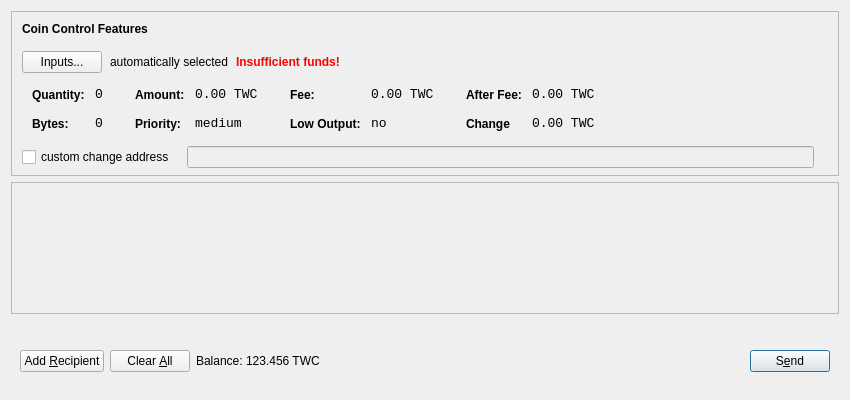
<?xml version="1.0" encoding="UTF-8"?>
<ui version="4.0">
 <class>SendCoinsDialog</class>
 <widget class="QDialog" name="SendCoinsDialog">
  <property name="geometry">
   <rect>
    <x>0</x>
    <y>0</y>
    <width>850</width>
    <height>400</height>
   </rect>
  </property>
  <property name="windowTitle">
   <string>Send Coins</string>
  </property>
  <layout class="QVBoxLayout" name="verticalLayout" stretch="0,1,0">
   <property name="bottomMargin">
    <number>8</number>
   </property>
   <item>
    <widget class="QFrame" name="frameCoinControl">
     <property name="sizePolicy">
      <sizepolicy hsizetype="Expanding" vsizetype="Expanding">
       <horstretch>0</horstretch>
       <verstretch>0</verstretch>
      </sizepolicy>
     </property>
     <property name="maximumSize">
      <size>
       <width>16777215</width>
       <height>16777215</height>
      </size>
     </property>
     <property name="frameShape">
      <enum>QFrame::StyledPanel</enum>
     </property>
     <property name="frameShadow">
      <enum>QFrame::Sunken</enum>
     </property>
     <layout class="QVBoxLayout" name="verticalLayoutCoinControl2">
      <property name="spacing">
       <number>6</number>
      </property>
      <property name="leftMargin">
       <number>0</number>
      </property>
      <property name="topMargin">
       <number>0</number>
      </property>
      <property name="rightMargin">
       <number>0</number>
      </property>
      <property name="bottomMargin">
       <number>6</number>
      </property>
      <item>
       <layout class="QVBoxLayout" name="verticalLayoutCoinControl" stretch="0,0,0,0,1">
        <property name="spacing">
         <number>0</number>
        </property>
        <property name="leftMargin">
         <number>10</number>
        </property>
        <property name="topMargin">
         <number>10</number>
        </property>
        <item>
         <layout class="QHBoxLayout" name="horizontalLayoutCoinControl1">
          <property name="bottomMargin">
           <number>15</number>
          </property>
          <item>
           <widget class="QLabel" name="labelCoinControlFeatures">
            <property name="sizePolicy">
             <sizepolicy hsizetype="Preferred" vsizetype="Maximum">
              <horstretch>0</horstretch>
              <verstretch>0</verstretch>
             </sizepolicy>
            </property>
            <property name="font">
             <font>
              <weight>75</weight>
              <bold>true</bold>
             </font>
            </property>
            <property name="styleSheet">
             <string notr="true">font-weight:bold;</string>
            </property>
            <property name="text">
             <string>Coin Control Features</string>
            </property>
           </widget>
          </item>
         </layout>
        </item>
        <item>
         <layout class="QHBoxLayout" name="horizontalLayoutCoinControl2" stretch="0,0,0,0">
          <property name="spacing">
           <number>8</number>
          </property>
          <property name="bottomMargin">
           <number>10</number>
          </property>
          <item>
           <widget class="QPushButton" name="pushButtonCoinControl">
            <property name="styleSheet">
             <string notr="true"/>
            </property>
            <property name="text">
             <string>Inputs...</string>
            </property>
           </widget>
          </item>
          <item>
           <widget class="QLabel" name="labelCoinControlAutomaticallySelected">
            <property name="text">
             <string>automatically selected</string>
            </property>
            <property name="margin">
             <number>5</number>
            </property>
           </widget>
          </item>
          <item>
           <widget class="QLabel" name="labelCoinControlInsuffFunds">
            <property name="font">
             <font>
              <weight>75</weight>
              <bold>true</bold>
             </font>
            </property>
            <property name="styleSheet">
             <string notr="true">color:red;font-weight:bold;</string>
            </property>
            <property name="text">
             <string>Insufficient funds!</string>
            </property>
            <property name="margin">
             <number>5</number>
            </property>
           </widget>
          </item>
          <item>
           <spacer name="horizontalSpacerCoinControl">
            <property name="orientation">
             <enum>Qt::Horizontal</enum>
            </property>
            <property name="sizeHint" stdset="0">
             <size>
              <width>40</width>
              <height>1</height>
             </size>
            </property>
           </spacer>
          </item>
         </layout>
        </item>
        <item>
         <widget class="QWidget" name="widgetCoinControl" native="true">
          <property name="sizePolicy">
           <sizepolicy hsizetype="Preferred" vsizetype="Preferred">
            <horstretch>0</horstretch>
            <verstretch>0</verstretch>
           </sizepolicy>
          </property>
          <property name="minimumSize">
           <size>
            <width>0</width>
            <height>0</height>
           </size>
          </property>
          <property name="styleSheet">
           <string notr="true"/>
          </property>
          <layout class="QHBoxLayout" name="horizontalLayoutCoinControl5">
           <property name="leftMargin">
            <number>0</number>
           </property>
           <property name="topMargin">
            <number>0</number>
           </property>
           <property name="rightMargin">
            <number>0</number>
           </property>
           <property name="bottomMargin">
            <number>0</number>
           </property>
           <item>
            <layout class="QHBoxLayout" name="horizontalLayoutCoinControl3" stretch="0,0,0,1">
             <property name="spacing">
              <number>20</number>
             </property>
             <property name="topMargin">
              <number>0</number>
             </property>
             <property name="bottomMargin">
              <number>10</number>
             </property>
             <item>
              <layout class="QFormLayout" name="formLayoutCoinControl1">
               <property name="horizontalSpacing">
                <number>10</number>
               </property>
               <property name="verticalSpacing">
                <number>14</number>
               </property>
               <property name="leftMargin">
                <number>10</number>
               </property>
               <property name="topMargin">
                <number>4</number>
               </property>
               <property name="rightMargin">
                <number>6</number>
               </property>
               <item row="0" column="0">
                <widget class="QLabel" name="labelCoinControlQuantityText">
                 <property name="styleSheet">
                  <string notr="true">font-weight:bold;</string>
                 </property>
                 <property name="text">
                  <string>Quantity:</string>
                 </property>
                 <property name="margin">
                  <number>0</number>
                 </property>
                </widget>
               </item>
               <item row="0" column="1">
                <widget class="QLabel" name="labelCoinControlQuantity">
                 <property name="font">
                  <font>
                   <family>Monospace</family>
                   <pointsize>10</pointsize>
                  </font>
                 </property>
                 <property name="cursor">
                  <cursorShape>IBeamCursor</cursorShape>
                 </property>
                 <property name="contextMenuPolicy">
                  <enum>Qt::ActionsContextMenu</enum>
                 </property>
                 <property name="text">
                  <string>0</string>
                 </property>
                 <property name="margin">
                  <number>0</number>
                 </property>
                 <property name="textInteractionFlags">
                  <set>Qt::LinksAccessibleByMouse|Qt::TextSelectableByKeyboard|Qt::TextSelectableByMouse</set>
                 </property>
                </widget>
               </item>
               <item row="1" column="0">
                <widget class="QLabel" name="labelCoinControlBytesText">
                 <property name="styleSheet">
                  <string notr="true">font-weight:bold;</string>
                 </property>
                 <property name="text">
                  <string>Bytes:</string>
                 </property>
                </widget>
               </item>
               <item row="1" column="1">
                <widget class="QLabel" name="labelCoinControlBytes">
                 <property name="font">
                  <font>
                   <family>Monospace</family>
                   <pointsize>10</pointsize>
                  </font>
                 </property>
                 <property name="cursor">
                  <cursorShape>IBeamCursor</cursorShape>
                 </property>
                 <property name="contextMenuPolicy">
                  <enum>Qt::ActionsContextMenu</enum>
                 </property>
                 <property name="text">
                  <string>0</string>
                 </property>
                 <property name="textInteractionFlags">
                  <set>Qt::LinksAccessibleByMouse|Qt::TextSelectableByKeyboard|Qt::TextSelectableByMouse</set>
                 </property>
                </widget>
               </item>
              </layout>
             </item>
             <item>
              <layout class="QFormLayout" name="formLayoutCoinControl2">
               <property name="horizontalSpacing">
                <number>10</number>
               </property>
               <property name="verticalSpacing">
                <number>14</number>
               </property>
               <property name="leftMargin">
                <number>6</number>
               </property>
               <property name="topMargin">
                <number>4</number>
               </property>
               <property name="rightMargin">
                <number>6</number>
               </property>
               <item row="0" column="0">
                <widget class="QLabel" name="labelCoinControlAmountText">
                 <property name="styleSheet">
                  <string notr="true">font-weight:bold;</string>
                 </property>
                 <property name="text">
                  <string>Amount:</string>
                 </property>
                 <property name="margin">
                  <number>0</number>
                 </property>
                </widget>
               </item>
               <item row="0" column="1">
                <widget class="QLabel" name="labelCoinControlAmount">
                 <property name="font">
                  <font>
                   <family>Monospace</family>
                   <pointsize>10</pointsize>
                  </font>
                 </property>
                 <property name="cursor">
                  <cursorShape>IBeamCursor</cursorShape>
                 </property>
                 <property name="contextMenuPolicy">
                  <enum>Qt::ActionsContextMenu</enum>
                 </property>
                 <property name="text">
                  <string>0.00 TWC</string>
                 </property>
                 <property name="textInteractionFlags">
                  <set>Qt::LinksAccessibleByMouse|Qt::TextSelectableByKeyboard|Qt::TextSelectableByMouse</set>
                 </property>
                </widget>
               </item>
               <item row="1" column="0">
                <widget class="QLabel" name="labelCoinControlPriorityText">
                 <property name="styleSheet">
                  <string notr="true">font-weight:bold;</string>
                 </property>
                 <property name="text">
                  <string>Priority:</string>
                 </property>
                </widget>
               </item>
               <item row="1" column="1">
                <widget class="QLabel" name="labelCoinControlPriority">
                 <property name="font">
                  <font>
                   <family>Monospace</family>
                   <pointsize>10</pointsize>
                  </font>
                 </property>
                 <property name="cursor">
                  <cursorShape>IBeamCursor</cursorShape>
                 </property>
                 <property name="contextMenuPolicy">
                  <enum>Qt::ActionsContextMenu</enum>
                 </property>
                 <property name="text">
                  <string>medium</string>
                 </property>
                 <property name="textInteractionFlags">
                  <set>Qt::LinksAccessibleByMouse|Qt::TextSelectableByKeyboard|Qt::TextSelectableByMouse</set>
                 </property>
                </widget>
               </item>
              </layout>
             </item>
             <item>
              <layout class="QFormLayout" name="formLayoutCoinControl3">
               <property name="horizontalSpacing">
                <number>10</number>
               </property>
               <property name="verticalSpacing">
                <number>14</number>
               </property>
               <property name="leftMargin">
                <number>6</number>
               </property>
               <property name="topMargin">
                <number>4</number>
               </property>
               <property name="rightMargin">
                <number>6</number>
               </property>
               <item row="0" column="0">
                <widget class="QLabel" name="labelCoinControlFeeText">
                 <property name="styleSheet">
                  <string notr="true">font-weight:bold;</string>
                 </property>
                 <property name="text">
                  <string>Fee:</string>
                 </property>
                 <property name="margin">
                  <number>0</number>
                 </property>
                </widget>
               </item>
               <item row="0" column="1">
                <widget class="QLabel" name="labelCoinControlFee">
                 <property name="font">
                  <font>
                   <family>Monospace</family>
                   <pointsize>10</pointsize>
                  </font>
                 </property>
                 <property name="cursor">
                  <cursorShape>IBeamCursor</cursorShape>
                 </property>
                 <property name="contextMenuPolicy">
                  <enum>Qt::ActionsContextMenu</enum>
                 </property>
                 <property name="text">
                  <string>0.00 TWC</string>
                 </property>
                 <property name="textInteractionFlags">
                  <set>Qt::LinksAccessibleByMouse|Qt::TextSelectableByKeyboard|Qt::TextSelectableByMouse</set>
                 </property>
                </widget>
               </item>
               <item row="1" column="0">
                <widget class="QLabel" name="labelCoinControlLowOutputText">
                 <property name="styleSheet">
                  <string notr="true">font-weight:bold;</string>
                 </property>
                 <property name="text">
                  <string>Low Output:</string>
                 </property>
                </widget>
               </item>
               <item row="1" column="1">
                <widget class="QLabel" name="labelCoinControlLowOutput">
                 <property name="font">
                  <font>
                   <family>Monospace</family>
                   <pointsize>10</pointsize>
                  </font>
                 </property>
                 <property name="cursor">
                  <cursorShape>IBeamCursor</cursorShape>
                 </property>
                 <property name="contextMenuPolicy">
                  <enum>Qt::ActionsContextMenu</enum>
                 </property>
                 <property name="text">
                  <string>no</string>
                 </property>
                 <property name="textInteractionFlags">
                  <set>Qt::LinksAccessibleByMouse|Qt::TextSelectableByKeyboard|Qt::TextSelectableByMouse</set>
                 </property>
                </widget>
               </item>
              </layout>
             </item>
             <item>
              <layout class="QFormLayout" name="formLayoutCoinControl4">
               <property name="horizontalSpacing">
                <number>10</number>
               </property>
               <property name="verticalSpacing">
                <number>14</number>
               </property>
               <property name="leftMargin">
                <number>6</number>
               </property>
               <property name="topMargin">
                <number>4</number>
               </property>
               <property name="rightMargin">
                <number>6</number>
               </property>
               <item row="0" column="0">
                <widget class="QLabel" name="labelCoinControlAfterFeeText">
                 <property name="styleSheet">
                  <string notr="true">font-weight:bold;</string>
                 </property>
                 <property name="text">
                  <string>After Fee:</string>
                 </property>
                 <property name="margin">
                  <number>0</number>
                 </property>
                </widget>
               </item>
               <item row="0" column="1">
                <widget class="QLabel" name="labelCoinControlAfterFee">
                 <property name="font">
                  <font>
                   <family>Monospace</family>
                   <pointsize>10</pointsize>
                  </font>
                 </property>
                 <property name="cursor">
                  <cursorShape>IBeamCursor</cursorShape>
                 </property>
                 <property name="contextMenuPolicy">
                  <enum>Qt::ActionsContextMenu</enum>
                 </property>
                 <property name="text">
                  <string>0.00 TWC</string>
                 </property>
                 <property name="textInteractionFlags">
                  <set>Qt::LinksAccessibleByMouse|Qt::TextSelectableByKeyboard|Qt::TextSelectableByMouse</set>
                 </property>
                </widget>
               </item>
               <item row="1" column="0">
                <widget class="QLabel" name="labelCoinControlChangeText">
                 <property name="styleSheet">
                  <string notr="true">font-weight:bold;</string>
                 </property>
                 <property name="text">
                  <string>Change</string>
                 </property>
                </widget>
               </item>
               <item row="1" column="1">
                <widget class="QLabel" name="labelCoinControlChange">
                 <property name="font">
                  <font>
                   <family>Monospace</family>
                   <pointsize>10</pointsize>
                  </font>
                 </property>
                 <property name="cursor">
                  <cursorShape>IBeamCursor</cursorShape>
                 </property>
                 <property name="contextMenuPolicy">
                  <enum>Qt::ActionsContextMenu</enum>
                 </property>
                 <property name="text">
                  <string>0.00 TWC</string>
                 </property>
                 <property name="textInteractionFlags">
                  <set>Qt::LinksAccessibleByMouse|Qt::TextSelectableByKeyboard|Qt::TextSelectableByMouse</set>
                 </property>
                </widget>
               </item>
              </layout>
             </item>
            </layout>
           </item>
          </layout>
         </widget>
        </item>
        <item>
         <layout class="QHBoxLayout" name="horizontalLayoutCoinControl4" stretch="0,0,0">
          <property name="spacing">
           <number>12</number>
          </property>
          <property name="sizeConstraint">
           <enum>QLayout::SetDefaultConstraint</enum>
          </property>
          <property name="topMargin">
           <number>5</number>
          </property>
          <property name="rightMargin">
           <number>5</number>
          </property>
          <item>
           <widget class="QCheckBox" name="checkBoxCoinControlChange">
            <property name="text">
             <string>custom change address</string>
            </property>
           </widget>
          </item>
          <item>
           <widget class="QLineEdit" name="lineEditCoinControlChange">
            <property name="enabled">
             <bool>false</bool>
            </property>
            <property name="sizePolicy">
             <sizepolicy hsizetype="Expanding" vsizetype="Fixed">
              <horstretch>0</horstretch>
              <verstretch>0</verstretch>
             </sizepolicy>
            </property>
           </widget>
          </item>
          <item>
           <widget class="QLabel" name="labelCoinControlChangeLabel">
            <property name="sizePolicy">
             <sizepolicy hsizetype="Preferred" vsizetype="Expanding">
              <horstretch>0</horstretch>
              <verstretch>0</verstretch>
             </sizepolicy>
            </property>
            <property name="minimumSize">
             <size>
              <width>0</width>
              <height>0</height>
             </size>
            </property>
            <property name="text">
             <string/>
            </property>
            <property name="margin">
             <number>3</number>
            </property>
           </widget>
          </item>
         </layout>
        </item>
        <item>
         <spacer name="verticalSpacerCoinControl">
          <property name="orientation">
           <enum>Qt::Vertical</enum>
          </property>
          <property name="sizeHint" stdset="0">
           <size>
            <width>800</width>
            <height>1</height>
           </size>
          </property>
         </spacer>
        </item>
       </layout>
      </item>
     </layout>
    </widget>
   </item>
   <item>
    <widget class="QScrollArea" name="scrollArea">
     <property name="widgetResizable">
      <bool>true</bool>
     </property>
     <widget class="QWidget" name="scrollAreaWidgetContents">
      <property name="geometry">
       <rect>
        <x>0</x>
        <y>0</y>
        <width>830</width>
        <height>104</height>
       </rect>
      </property>
      <layout class="QVBoxLayout" name="verticalLayout_2">
       <property name="leftMargin">
        <number>0</number>
       </property>
       <property name="topMargin">
        <number>0</number>
       </property>
       <property name="rightMargin">
        <number>0</number>
       </property>
       <property name="bottomMargin">
        <number>0</number>
       </property>
       <item>
        <layout class="QVBoxLayout" name="entries">
         <property name="spacing">
          <number>6</number>
         </property>
        </layout>
       </item>
       <item>
        <spacer name="verticalSpacer">
         <property name="orientation">
          <enum>Qt::Vertical</enum>
         </property>
         <property name="sizeHint" stdset="0">
          <size>
           <width>20</width>
           <height>40</height>
          </size>
         </property>
        </spacer>
       </item>
      </layout>
     </widget>
    </widget>
   </item>
   <item>
    <widget class="QWidget" name="buttonBar" native="true">
     <layout class="QHBoxLayout" name="horizontalLayout">
      <property name="leftMargin">
       <number>9</number>
      </property>
      <property name="topMargin">
       <number>30</number>
      </property>
      <property name="rightMargin">
       <number>9</number>
      </property>
      <property name="bottomMargin">
       <number>20</number>
      </property>
      <item>
       <widget class="QPushButton" name="addButton">
        <property name="maximumSize">
         <size>
          <width>136</width>
          <height>36</height>
         </size>
        </property>
        <property name="toolTip">
         <string>Send to multiple recipients at once</string>
        </property>
        <property name="text">
         <string>Add &amp;Recipient</string>
        </property>
        <property name="autoDefault">
         <bool>false</bool>
        </property>
       </widget>
      </item>
      <item>
       <widget class="QPushButton" name="clearButton">
        <property name="sizePolicy">
         <sizepolicy hsizetype="Minimum" vsizetype="Fixed">
          <horstretch>0</horstretch>
          <verstretch>0</verstretch>
         </sizepolicy>
        </property>
        <property name="maximumSize">
         <size>
          <width>100</width>
          <height>36</height>
         </size>
        </property>
        <property name="toolTip">
         <string>Remove all transaction fields</string>
        </property>
        <property name="text">
         <string>Clear &amp;All</string>
        </property>
        <property name="autoRepeatDelay">
         <number>300</number>
        </property>
        <property name="autoDefault">
         <bool>false</bool>
        </property>
       </widget>
      </item>
      <item>
       <layout class="QHBoxLayout" name="horizontalLayout_2">
        <property name="spacing">
         <number>3</number>
        </property>
        <item>
         <widget class="QLabel" name="label">
          <property name="sizePolicy">
           <sizepolicy hsizetype="Preferred" vsizetype="Fixed">
            <horstretch>0</horstretch>
            <verstretch>0</verstretch>
           </sizepolicy>
          </property>
          <property name="text">
           <string>Balance:</string>
          </property>
         </widget>
        </item>
        <item>
         <widget class="QLabel" name="labelBalance">
          <property name="sizePolicy">
           <sizepolicy hsizetype="Preferred" vsizetype="Fixed">
            <horstretch>0</horstretch>
            <verstretch>0</verstretch>
           </sizepolicy>
          </property>
          <property name="cursor">
           <cursorShape>IBeamCursor</cursorShape>
          </property>
          <property name="text">
           <string>123.456 TWC</string>
          </property>
          <property name="textInteractionFlags">
           <set>Qt::LinksAccessibleByMouse|Qt::TextSelectableByKeyboard|Qt::TextSelectableByMouse</set>
          </property>
         </widget>
        </item>
       </layout>
      </item>
      <item>
       <spacer name="horizontalSpacer">
        <property name="orientation">
         <enum>Qt::Horizontal</enum>
        </property>
        <property name="sizeHint" stdset="0">
         <size>
          <width>40</width>
          <height>20</height>
         </size>
        </property>
       </spacer>
      </item>
      <item>
       <widget class="QPushButton" name="sendButton">
        <property name="maximumSize">
         <size>
          <width>96</width>
          <height>36</height>
         </size>
        </property>
        <property name="toolTip">
         <string>Confirm the send action</string>
        </property>
        <property name="text">
         <string>S&amp;end</string>
        </property>
        <property name="default">
         <bool>true</bool>
        </property>
       </widget>
      </item>
     </layout>
    </widget>
   </item>
  </layout>
 </widget>
 <resources/>
 <connections/>
</ui>
